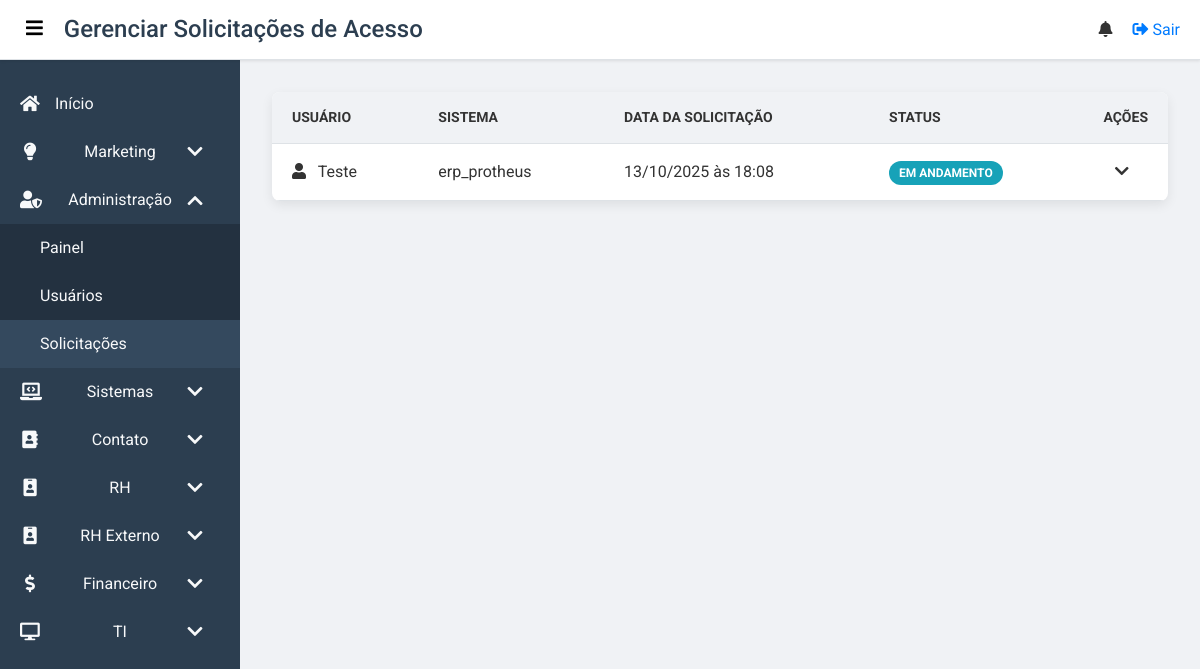
/administracao/solicitacoes (signed in), run on an earlier commit of the app's database.
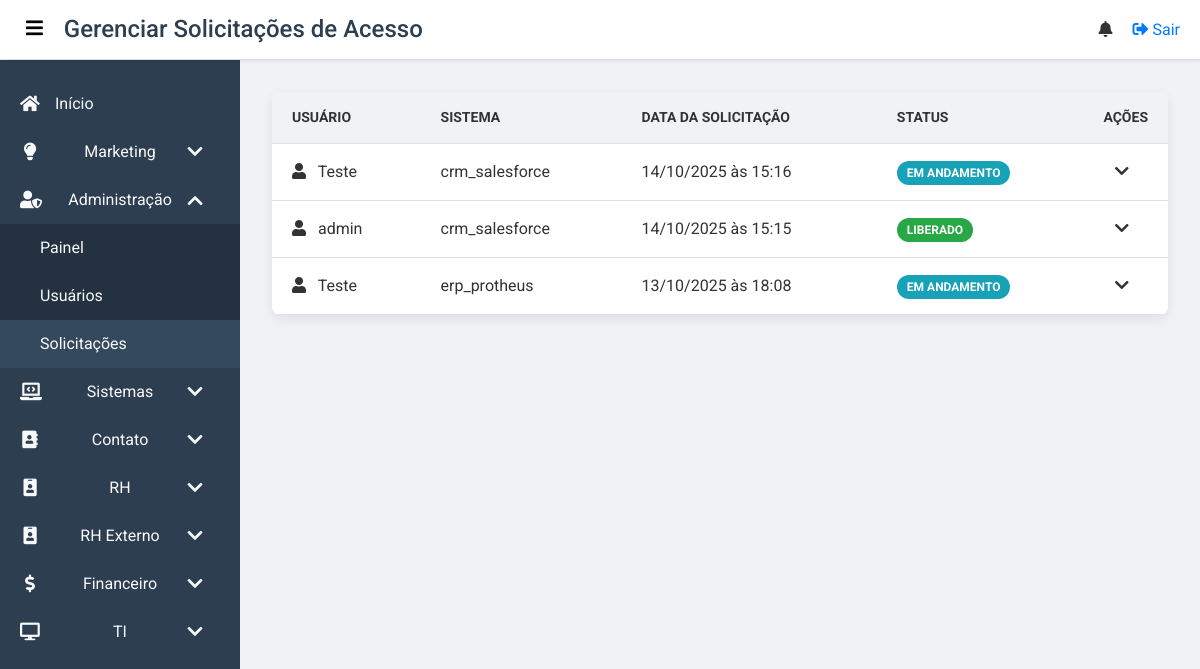
And on a later commit of the database.
### app/models.py (models this page shows, shortened)
class AccessRequest(db.Model):
    id = db.Column(db.Integer, primary_key=True)
    user_id = db.Column(db.Integer, db.ForeignKey('user.id'), nullable=False)
    sistema = db.Column(db.String(150), nullable=False)
    justificativa = db.Column(db.Text, nullable=False)
    status = db.Column(db.String(50), nullable=False, default='Pendente')  # Status: Pendente, Em andamento, Liberado, Negado
    admin_notes = db.Column(db.Text, nullable=True)
    requested_at = db.Column(db.DateTime, nullable=False, default=datetime.utcnow)
    updated_at = db.Column(db.DateTime, nullable=False, default=datetime.utcnow, onupdate=datetime.utcnow)

class User(db.Model, UserMixin):
    id = db.Column(db.Integer, primary_key=True)
    username = db.Column(db.String(150), unique=True, nullable=False)
    password = db.Column(db.String(200), nullable=False)
    failed_login_attempts = db.Column(db.Integer, default=0)
    is_locked = db.Column(db.Boolean, default=False) # This is the backend field for login blocking
    is_blocked = db.Column(db.Boolean, default=False) # This is for manual admin blocking
    is_suspended = db.Column(db.Boolean, default=False)
    groups = db.relationship('Group', secondary=user_group, backref='users')
    news = db.relationship('News', backref='author', lazy=True)
    events = db.relationship('Event', backref='creator', lazy=True)
    requests = db.relationship('AccessRequest', backref='requester', lazy=True)

### app/routes.py (the view)
@main.route('/administracao/solicitacoes')
@login_required
@group_required('Administração')
def administracao_solicitacoes():
    page = request.args.get('page', 1, type=int)
    requests = AccessRequest.query.order_by(AccessRequest.requested_at.desc()).paginate(page=page, per_page=10)
    return render_template('admin_requests.html', requests=requests)

### app/templates/admin_requests.html (shortened to what this page needs)
{% extends "base.html" %}
{% block body_class %}dashboard-page{% endblock %}
{% block page_title %}Gerenciar Solicitações de Acesso{% endblock %}
{% block content %}
<div class="admin-container">
    <div class="table-container-card">
        <table class="custom-table requests-table">
            <thead>
                <tr>
                    <th>Usuário</th>
                    <th>Sistema</th>
                    <th>Data da Solicitação</th>
                    <th>Status</th>
                    <th class="actions-header">Ações</th>
                </tr>
            </thead>
            <tbody>
                {% if requests.items %}
                    {% for req in requests.items %}
                    <tr data-id="{{ req.id }}">
                        <td><i class="fas fa-user"></i> {{ req.requester.username }}</td>
                        <td>{{ req.sistema }}</td>
                        <td>{{ req.requested_at.strftime('%d/%m/%Y às %H:%M') }}</td>
                        <td>
                            <span class="status-badge status-{{ req.status.lower().replace(' ', '-') }}">
                                {{ req.status }}
                            </span>
                        </td>
                        <td class="actions-cell">
                            <button class="btn-action btn-details" title="Ver Detalhes">
                                <i class="fas fa-chevron-down"></i>
                            </button>
                        </td>
                    </tr>
                    {% endfor %}
                {% endif %}
            </tbody>
        </table>
    </div>
</div>
{% endblock %}

### app/templates/base.html (shortened to what this page needs)
<!DOCTYPE html>
<html lang="pt-br">
<head>
    <link href="https://cdn.jsdelivr.net/npm/bootstrap@5.3.3/dist/css/bootstrap.min.css" rel="stylesheet">
    <link rel="stylesheet" href="https://cdnjs.cloudflare.com/ajax/libs/font-awesome/5.15.3/css/all.min.css">
    <link rel="stylesheet" href="{{ url_for('static', filename='css/base.css') }}">
    <link rel="stylesheet" href="{{ url_for('static', filename='css/dashboard.css') }}">
    <link rel="stylesheet" href="{{ url_for('static', filename='css/toast.css') }}">
</head>
<body class="{% block body_class %}{% endblock %}"">
    {% if current_user.is_authenticated %}
    <header class="top-bar">
        <div class="top-bar-left">
            <button class="menu-toggle" id="menu-toggle" aria-label="Alternar menu">
                <i class="fas fa-bars"></i>
            </button>
            <h1>{% block page_title %}{% endblock %}</h1>
        </div>
        <div class="top-bar-right">
            <div class="notification-container">
                <div class="notification-icon" id="notification-icon">
                    <i class="fas fa-bell"></i>
                </div>
            </div>
            <a href="{{ url_for('main.logout') }}" class="top-bar-link logout-button">
                <i class="fas fa-sign-out-alt"></i> Sair
            </a>
        </div>
    </header>
    <div class="dashboard-body">
        <nav class="sidebar" id="sidebar">
            <ul class="sidebar-menu">
                {% if 'Inicio' in user_groups %}
                <li><a href="{{ url_for('main.dashboard') }}" {% if request.endpoint == 'main.dashboard' %}class="active"{% endif %}><i class="fas fa-home"></i><span class="menu-text">Início</span></a></li>
                {% endif %}
                {% if 'Marketing - Administração' in user_groups or 'Marketing - Publicar Notícia' in user_groups or 'Marketing - Publicar Evento' in user_groups or 'Marketing' in user_groups %}
                <li class="has-submenu {% if request.endpoint in ['main.administracao_publicacoes', 'main.noticias_publicar', 'main.eventos_publicar'] %}is-open{% endif %}">
                    <a href="#" class="submenu-toggle">
                        <i class="fas fa-lightbulb"></i>
                        <span class="menu-text">Marketing</span>
                        <i class="fas fa-chevron-down submenu-arrow"></i>
                    </a>
                </li>
                {% endif %}
                {% if '_acesso_total_' in user_groups or 'Administração' in user_groups %}
                <li class="has-submenu {% if request.endpoint in ['main.administracao', 'main.administracao_usuarios', 'main.administracao_solicitacoes'] %}is-open{% endif %}">
                    <a href="#" class="submenu-toggle">
                        <i class="fas fa-user-shield"></i>
                        <span class="menu-text">Administração</span>
                        <i class="fas fa-chevron-down submenu-arrow"></i>
                    </a>
                    <ul class="sidebar-submenu">
                        {% if '_acesso_total_' in user_groups or 'Administração - Painel' in user_groups or 'Administração' in user_groups %}
                        <li><a href="{{ url_for('main.administracao') }}" {% if request.endpoint == 'main.administracao' %}class="active"{% endif %}><span class="submenu-text">Painel</span></a></li>
                        {% endif %}
                        {% if '_acesso_total_' in user_groups or 'Administração - Usuários' in user_groups or 'Administração' in user_groups %}
                        <li><a href="{{ url_for('main.administracao_usuarios') }}" {% if request.endpoint == 'main.administracao_usuarios' %}class="active"{% endif %}><span class="submenu-text">Usuários</span></a></li>
                        {% endif %}
                        {% if '_acesso_total_' in user_groups or 'Administração - Solicitações' in user_groups or 'Administração' in user_groups %}
                        <li><a href="{{ url_for('main.administracao_solicitacoes') }}" {% if request.endpoint == 'main.administracao_solicitacoes' %}class="active"{% endif %}><span class="submenu-text">Solicitações</span></a></li>
                        {% endif %}
                    </ul>
                </li>
                {% endif %}
                {% if 'Sistemas' in user_groups or 'Sistemas - Suporte' in user_groups or 'Sistemas - Inventário' in user_groups or 'Sistemas - Ferramentas' in user_groups or 'Sistemas - Webmail' in user_groups %}
                <li class="has-submenu {% if request.endpoint in ['main.sistemas_geral', 'main.sistemas_acessos', 'main.sistemas_solicitacoes', 'main.sistemas_suporte', 'main.sistemas_ferramentas'] %}is-open{% endif %}">
                    <a href="#" class="submenu-toggle">
                        <i class="fas fa-laptop-code"></i>
                        <span class="menu-text">Sistemas</span>
                        <i class="fas fa-chevron-down submenu-arrow"></i>
                    </a>
                </li>
                {% endif %}
                {% if 'Contato - Ramais' in user_groups or 'Contato - E-mails' in user_groups or 'Contato - Discord' in user_groups or 'Contato - Whatsapp' in user_groups or 'Contato' in user_groups %}
                <li class="has-submenu {% if request.endpoint.startswith('main.ramais') %}is-open{% endif %}">
                    <a href="#" class="submenu-toggle">
                        <i class="fas fa-address-book"></i>
                        <span class="menu-text">Contato</span>
                        <i class="fas fa-chevron-down submenu-arrow"></i>
                    </a>
                </li>
                {% endif %}
                {% if 'Recursos Humanos - Aniversariantes' in user_groups or 'Recursos Humanos - Recrutamento' in user_groups or 'Recursos Humanos - Benefícios' in user_groups or 'Recursos Humanos - Folha de Pagamento' in user_groups or 'Recursos Humanos - Avaliações de Desempenho' in user_groups or 'Recursos Humanos - Administração' in user_groups or 'Recursos Humanos' in user_groups %}
                <li class="has-submenu {% if request.endpoint.startswith('main.rh') %}is-open{% endif %}">
                    <a href="#" class="submenu-toggle">
                        <i class="fas fa-id-badge"></i>
                        <span class="menu-text">RH</span>
                        <i class="fas fa-chevron-down submenu-arrow"></i>
                    </a>
                </li>
                {% endif %}
                {% if 'RH Externo - Portal RH' in user_groups or 'RH Externo - Férias' in user_groups or 'RH Externo - Holerites' in user_groups or 'RH Externo' in user_groups %}
                <li class="has-submenu">
                    <a href="#" class="submenu-toggle">
                        <i class="fas fa-id-badge"></i>
                        <span class="menu-text">RH Externo</span>
                        <i class="fas fa-chevron-down submenu-arrow"></i>
                    </a>
                </li>
                {% endif %}
                {% if 'Financeiro - Contas a pagar' in user_groups or 'Financeiro - Contas a receber' in user_groups or 'Financeiro - Operações' in user_groups or 'Financeiro - Relatórios' in user_groups or 'Financeiro - Administração' in user_groups or 'Financeiro' in user_groups %}
                <li class="has-submenu {% if request.endpoint.startswith('main.financeiro') %}is-open{% endif %}">
                    <a href="#" class="submenu-toggle">
                        <i class="fas fa-dollar-sign"></i>
                        <span class="menu-text">Financeiro</span>
                        <i class="fas fa-chevron-down submenu-arrow"></i>
                    </a>
                </li>
                {% endif %}
                {% if 'TI - Administração' in user_groups or 'TI - Chamados' in user_groups or 'TI - Infraestrutura' in user_groups or 'TI - Relatórios' in user_groups or 'TI - Segurança' in user_groups or 'TI' in user_groups %}
                <li class="has-submenu {% if request.endpoint.startswith('main.ti') %}is-open{% endif %}">
                    <a href="#" class="submenu-toggle">
                        <i class="fas fa-desktop"></i>
                        <span class="menu-text">TI</span>
                        <i class="fas fa-chevron-down submenu-arrow"></i>
                    </a>
                </li>
                {% endif %}
            </ul>
        </nav>
        <main class="content">
            {% block content %}{% endblock %}
        </main>
    </div>
    {% else %}
        {% block public_content %}
        {% endblock %}
    {% endif %}
</body>
</html>

What changed in the data, as far as the page shows it:
added AccessRequest: requester.username "Teste", sistema "crm_salesforce", requested_at "14/10/2025 às 15:16", status "EM ANDAMENTO"
added AccessRequest: requester.username "admin", sistema "crm_salesforce", requested_at "14/10/2025 às 15:15", status "LIBERADO"
